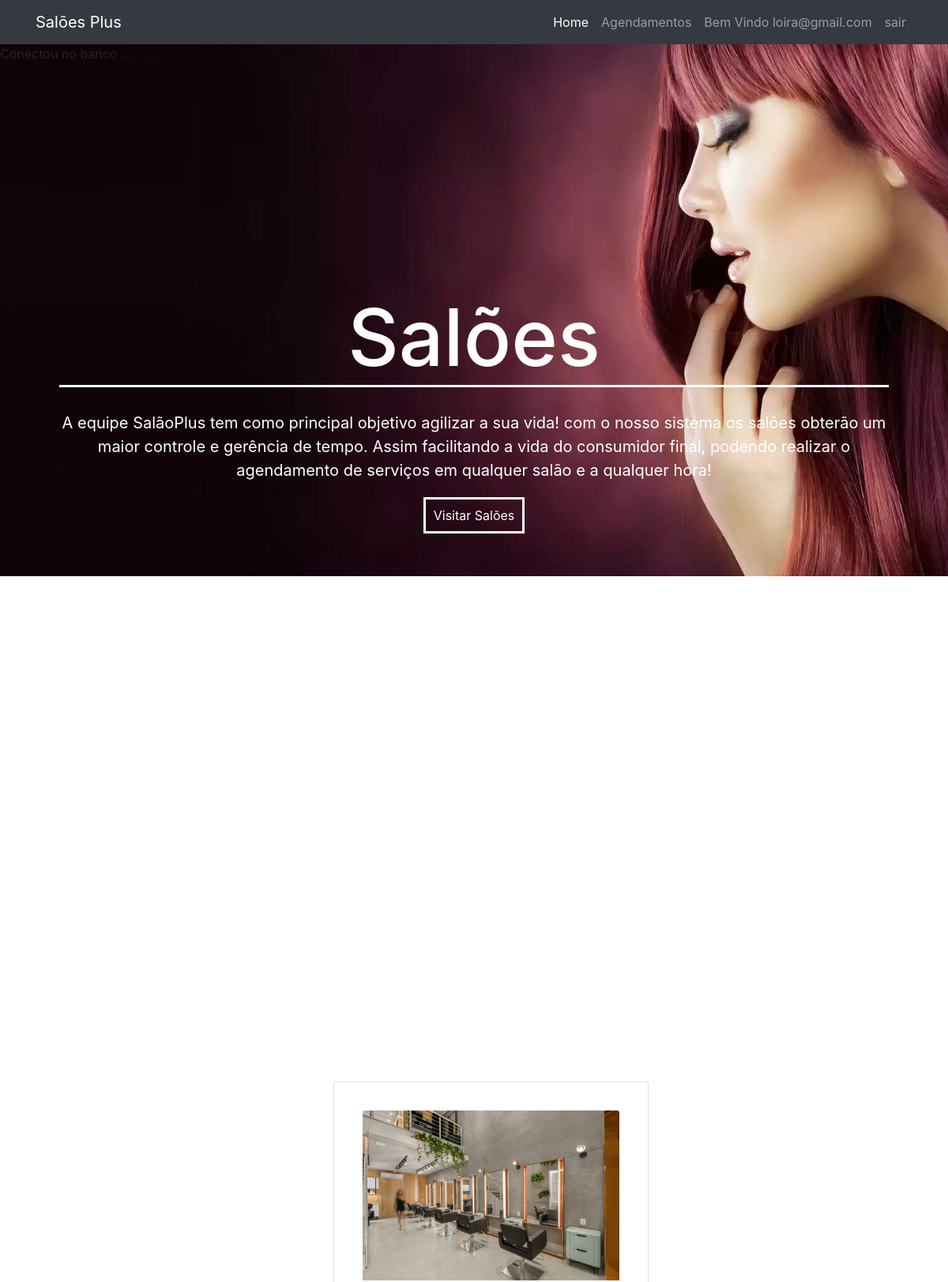
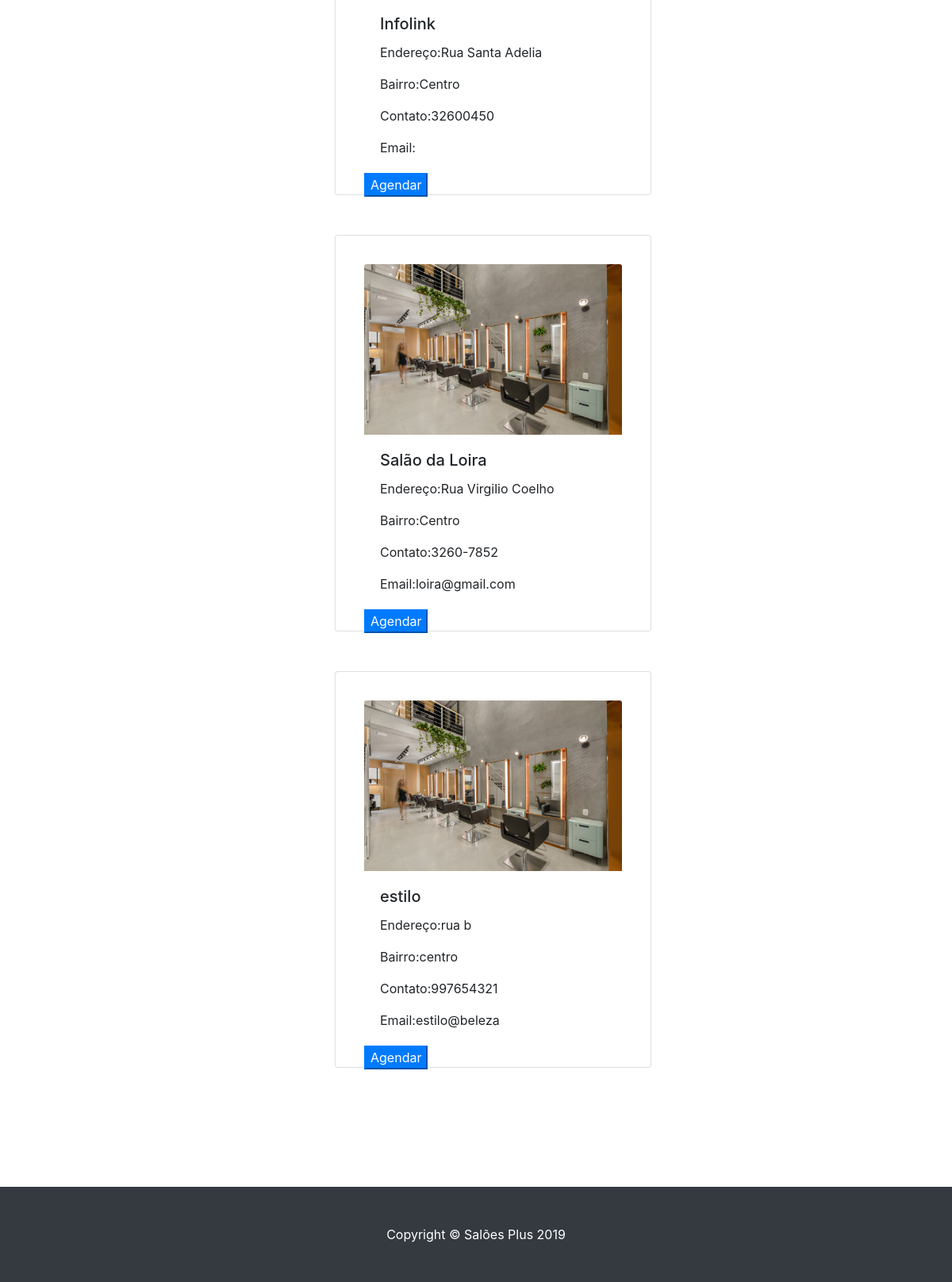
The app's page /src/pages/salao/salao.php (signed in) with its own data (2 pictures, top to bottom).
### tables this page shows
CREATE TABLE `salao` (
  `codSalao` int(11) NOT NULL,
  `email` varchar(100) NOT NULL,
  `senha` varchar(100) NOT NULL,
  `nomeResponsavel` varchar(100) NOT NULL,
  `cnpj` varchar(20) NOT NULL,
  `nomeSalao` varchar(100) NOT NULL,
  `cidade` varchar(100) NOT NULL,
  `bairro` varchar(100) NOT NULL,
  `logradouro` varchar(100) NOT NULL,
  `contato` varchar(15) NOT NULL,
  `codSalaoServico_fk` int(11) NOT NULL,
  `codSalaofuncionamento_fk` int(11) NOT NULL,
  `codSalaoFormaPagamento_fk` int(11) NOT NULL
);

### src/pages/salao/salao.php (the view, shortened to what this page needs)
<?php
    require '../../classes/conexao.php';
$logado = $_SESSION['email'];
?>
<!DOCTYPE html>
<html lang="pt-br">
<head>
  <link href="../../../vendor/bootstrap/css/bootstrap.min.css" rel="stylesheet">
  <link href="../../../Salao%20Plus/css/business-frontpage.css" rel="stylesheet">
  <link rel="stylesheet" type="text/css" href="../../../css/salao.css">
</head>
<body>
  <nav class="navbar navbar-expand-lg navbar-dark bg-dark fixed-top">
    <div class="container">
      <a class="navbar-brand" href="#">Salões Plus</a>
      <div class="collapse navbar-collapse" id="navbarResponsive">
        <ul class="navbar-nav ml-auto">
          <li class="nav-item active">
            <a class="nav-link" href="#">Home
            </a>
          </li>
          <li class="nav-item">
            <a class="nav-link" href="../cliente/Agendamentos.php">Agendamentos</a>
          </li>
          <li class="nav-item">
            <a class="nav-link" href="#">
             <?php
                echo "Bem Vindo $logado"
              ?></a>
          </li>
          <li class="nav-item">
            <a class="nav-link" href="../../classes/sair.php">sair</a>
          </li>
        </ul>
      </div>
    </div>
  </nav>
  <header class="bg-dange py-5 mb-5" >
    <div class="container h-100">
      <div class="row h-100 align-items-center back">
        <div class="col-lg-12">
            <div class="index">
              <h1>Salões</h1>
      <p>A equipe SalãoPlus tem como principal objetivo agilizar a sua vida! com o nosso sistema os salões obterão um maior controle e gerência de tempo. Assim facilitando a vida do consumidor final, podendo realizar o agendamento de serviços em qualquer salão e a qualquer hora!</p>
      <a href="#Destaques">Visitar Salões</a>
    </div>
        </div>
      </div>
    </div>
  </header>
  <div class="container">
    <div class="row">
        <div class="principal">
            <div class="dados" style="margin-left: 30%">
                <?php
                  $dado = $pdo->query('SELECT * FROM salao') ;
                  foreach ($dado as $row) {
                  ?>
                   <div class="card estiloCard w-50 p-3" style="width: 18rem;">
                      <div class="card-body">
                        <img class="card-img-top" src="../../../img/salaoslide1.jpg" alt="Card image cap">
                      <div class="card-body">
                        <h5 class="card-title"><?php echo $row['nomeSalao']; ?></h5>
                        <p class="card-text">Endereço:<?php echo $row['logradouro']; ?></p>
                        <p class="card-text">Bairro:<?php echo $row['bairro']; ?></p>
                        <p class="card-text">Contato:<?php echo $row['contato']; ?></p>
                        <p class="card-text">Email:<?php echo $row['email']; ?></p>
                      </div>
                    <div class="container-login100-form-btn m-t-32">
                      <button class="login100-form-btn btn-primary"  data-toggle="modal" data-target="#exampleModal<?php echo $row['codSalao'];?>" data-whatever="@getbootstrap">
                        <a href="../cliente/Agendamento.php" style="color: white;">Agendar</a>
                    </button>
                    </div>
                </div>
              </div>
                <?php } ?>
            </div>
        </div>
    </div>
  </div>
  <footer class="py-5 bg-dark" style="margin-top: 100px;">
    <div class="container">
      <p class="m-0 text-center text-white">Copyright &copy; Salões Plus 2019</p>
    </div>
  </footer>
</body>
</html>

### css/business-frontpage.css (style rules this page uses)
body { padding-top: 56px; }

### css/salao.css (style rules this page uses)
* { margin: 0; }
body { background-image: url("../img/salao.jpg"); background-repeat: no-repeat; width: 100%; background-position: top; }
.index { top: 10px; text-align:center; color: white; }
.index h1 { font-size: 100px; border-bottom: 3px solid white; margin:30px; }
.index p { font-size: 20px; margin:30px; }
.index a { padding: 10px; border: 3px solid white; margin: 20px; color: white; }
.estiloCard { width: 500px; height: 500px; margin:50px; padding: 100px; }

### records on screen
salao: nomeSalao "Infolink", logradouro "Rua Santa Adelia", bairro "Centro", contato "32600450"
salao: nomeSalao "Salão da Loira", logradouro "Rua Virgilio Coelho", bairro "Centro", contato "3260-7852", email "loira@gmail.com"
salao: nomeSalao "estilo", logradouro "rua b", bairro "centro", contato "997654321", email "estilo@beleza"

### other values on screen
$logado "loira@gmail.com"
